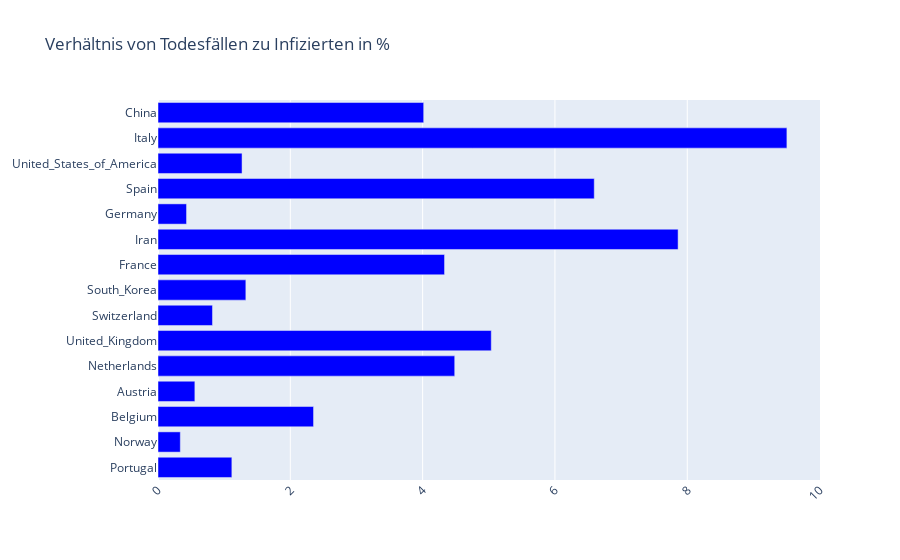

This figure's notebook cell:
### Markdown cell above
Hierbei ist das Verhältnis besonders auffällig, weshalb wir dieses einmal alleine plotten; jedoch sortiert weiterhin nach den Infizierten-Zahlen.

### Code cell
plot_ratio()

### Figure 1 — Plotly figure (JSON) as saved in the notebook; plotly's stock layout.template omitted (floating-point values rounded to 4 significant figures)
{"data": [{"marker": {"color": "blue"}, "orientation": "h", "type": "bar", "x": [1.117, 0.3374, 2.351, 0.5573, 4.485, 5.038, 0.8235, 1.328, 4.331, 7.862, 0.4313, 6.594, 1.27, 9.506, 4.016], "y": ["Portugal", "Norway", "Belgium", "Austria", "Netherlands", "United_Kingdom", "Switzerland", "South_Korea", "France", "Iran", "Germany", "Spain", "United_States_of_America", "Italy", "China"]}], "layout": {"title": {"text": "Verhältnis von Todesfällen zu Infizierten in %"}, "xaxis": {"tickangle": -45}}}
